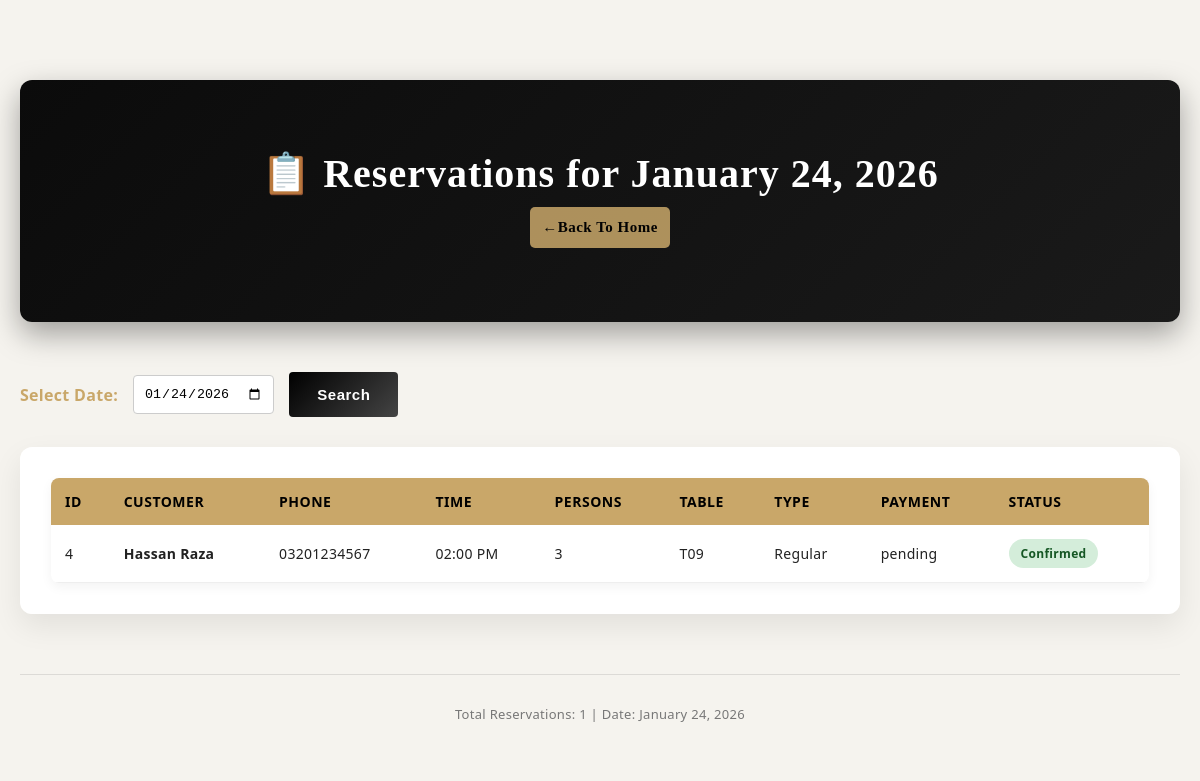
The app's page /view_reservations.php?date=2026-01-24 with its own data.
### tables this page shows
CREATE TABLE IF NOT EXISTS reservations (
    reservation_id INT PRIMARY KEY AUTO_INCREMENT,
    customer_name VARCHAR(100) NOT NULL,
    phone VARCHAR(15) NOT NULL,
    email VARCHAR(100),
    booking_date TIMESTAMP DEFAULT CURRENT_TIMESTAMP,
    visit_date DATE NOT NULL,
    visit_time TIME NOT NULL,
    number_of_persons INT NOT NULL,
    table_no VARCHAR(10) NOT NULL,
    table_type VARCHAR(20) NOT NULL,
    occasion VARCHAR(50),
    special_request TEXT,
    advance_paid DECIMAL(10,2) DEFAULT 0,
    payment_status ENUM('pending', 'paid', 'partial') DEFAULT 'pending',
    booking_source VARCHAR(50),
    status ENUM('pending', 'confirmed', 'cancelled', 'seated') DEFAULT 'pending',
    cancelled_reason TEXT,
    notes TEXT,
    created_by VARCHAR(50)
);

### view_reservations.php (the view, shortened to what this page needs)
<?php
$selected_date = $_GET['date'] ?? date('Y-m-d');
$reservations = [];
$sql = "SELECT * FROM reservations WHERE visit_date = ? ORDER BY visit_time";
$stmt = mysqli_prepare($conn, $sql);
mysqli_stmt_bind_param($stmt, "s", $selected_date);
mysqli_stmt_execute($stmt);
$result = mysqli_stmt_get_result($stmt);
while ($row = mysqli_fetch_assoc($result)) {
    $reservations[] = $row;
}
?>
<!DOCTYPE html>
<html lang="en">
<head>
    <link rel="stylesheet" href="style.css">
</head>
<body>
    <div class="container">
        <div class="header">
            <h1>
                📋 Reservations for <?php
                    echo date('F j, Y', strtotime($selected_date));
                ?>
            </h1>
            <p><a href="index.php" class="action-btn">←Back To Home</a></p>
        </div>
        <div class="date-filter">
            <form method="GET" action="">
                <label for="date" style="color: #c9a769; font-weight: bold;">
                    Select Date:
                </label>
                <input type="date" id="date" name="date"
                       value="<?php echo $selected_date; ?>">
                <button type="submit" class="search-btn">Search</button>
            </form>
        </div>
        <div class="reservations-table">
            <?php if (empty($reservations)): ?>
                <div style="padding: 40px; text-align: center; color: #666;">
                    <h3>No reservations found for this date.</h3>
                </div>
            <?php else: ?>
                <table>
                    <thead>
                        <tr>
                            <th>ID</th>
                            <th>Customer</th>
                            <th>Phone</th>
                            <th>Time</th>
                            <th>Persons</th>
                            <th>Table</th>
                            <th>Type</th>
                            <th>Payment</th>
                            <th>Status</th>
                        </tr>
                    </thead>
                    <tbody>
                        <?php foreach ($reservations as $reservation): ?>
                        <tr>
                            <td><?php echo $reservation['reservation_id']; ?></td>
                            <td>
                                <strong>
                                    <?php echo htmlspecialchars($reservation['customer_name']); ?>
                                </strong>
                            </td>
                            <td><?php echo htmlspecialchars($reservation['phone']); ?></td>
                            <td>
                                <?php
                                    echo date('h:i A', strtotime($reservation['visit_time']));
                                ?>
                            </td>
                            <td><?php echo $reservation['number_of_persons']; ?></td>
                            <td><?php echo $reservation['table_no']; ?></td>
                            <td><?php echo $reservation['table_type']; ?></td>
                            <td><?php echo $reservation['payment_status']; ?></td>
                            <td>
                                <span class="status <?php echo $reservation['status']; ?>">
                                    <?php echo ucfirst($reservation['status']); ?>
                                </span>
                            </td>
                        </tr>
                        <?php endforeach; ?>
                    </tbody>
                </table>
            <?php endif; ?>
        </div>
        <div class="footer">
            <p>
                Total Reservations: <?php
                    echo count($reservations);
                ?> |
                Date: <?php
                    echo date('F j, Y', strtotime($selected_date));
                ?>
            </p>
        </div>
    </div>
</body>
</html>

### style.css (style rules this page uses)
:root { --primary-dark: #1c1c1c; --secondary-dark: #2a2a2a; --gold-accent: #c9a769; --gold-accent-2: #c9a24d; --light-bg: #f5f3ee; --text-muted: #777; --white: #ffffff; --success-green: #d4edda; --success-text: #155724; --warning-yellow: #fff3cd; --warning-text: #856404; --danger-red: #f8d7da; --danger-text: #721c24; }
* { margin: 0; padding: 0; box-sizing: border-box; }
body { font-family: "Poppins", "Segoe UI", sans-serif; background-color: var(--light-bg); color: #222; letter-spacing: 0.3px; min-height: 100vh; }
.container { max-width: 1200px; margin: 60px auto; padding: 20px; }
.form-container, .project-info, .reservations-table, .customer-list-container, .settings-container, .login-container, .card, .stat-card { background: rgba(255, 255, 255, 0.95); backdrop-filter: blur(6px); border-radius: 12px; padding: 30px; box-shadow: 0 12px 30px rgba(0, 0, 0, 0.08); border: 1px solid rgba(255, 255, 255, 0.2); }
.header { position: relative; padding: 70px 30px; margin-bottom: 50px; text-align: center; background: linear-gradient(135deg, #0b0b0b, #1a1a1a); color: var(--white); border-radius: 12px; box-shadow: 0 12px 30px rgba(0, 0, 0, 0.35); font-family: "Playfair Display", serif; letter-spacing: 1px; overflow: hidden; }
.header::before { content: ""; position: absolute; top: 0; left: -120%; width: 60%; height: 100%; background: rgba(255, 255, 255, 0.08); transform: skewX(-90deg); }
.header h1 { position: relative; z-index: 1; font-size: clamp(28px, 4vw, 40px); font-weight: 600; margin-bottom: 10px; transition: color 0.3s ease, transform 0.3s ease; }
.header p { position: relative; z-index: 1; font-size: 15px; opacity: 0.85; letter-spacing: 0.5px; }
.btn-submit, .search-btn, .action-btn, .nav-btn { display: inline-block; padding: 14px 28px; background: linear-gradient(135deg, #000, #444); color: var(--white); font-size: 15px; font-weight: 600; border: none; border-radius: 4px; cursor: pointer; text-decoration: none; text-align: center; letter-spacing: 0.5px; transition: all 0.3s ease; position: relative; overflow: hidden; }
.btn-submit::after, .action-btn::after { content: ""; position: absolute; top: 0; left: -100%; width: 50%; height: 100%; background: rgba(255, 255, 255, 0.3); transform: skewX(-20deg); }
.action-btn { background: var(--gold-accent); color: #000; padding: 12px; border: none; border-radius: 5px; text-decoration: none; text-align: center; font-weight: bold; transition: all 0.3s ease; }
.reservations-table table, .customer-list-container table { width: 100%; border-collapse: collapse; background: var(--white); border-radius: 8px; overflow: hidden; box-shadow: 0 4px 12px rgba(0, 0, 0, 0.05); }
.reservations-table th, .customer-list-container th { background-color: var(--gold-accent); color: #000; padding: 14px; font-size: 14px; text-align: left; font-weight: 600; text-transform: uppercase; letter-spacing: 0.5px; }
.reservations-table td, .customer-list-container td { padding: 14px; font-size: 14px; border-bottom: 1px solid #eee; }
.status { padding: 6px 12px; border-radius: 20px; font-size: 12px; font-weight: 600; display: inline-block; min-width: 80px; text-align: center; }
.status.confirmed { background-color: var(--success-green); color: var(--success-text); }
.date-filter { display: flex; gap: 15px; margin-bottom: 30px; align-items: center; flex-wrap: wrap; }
.date-filter form { display: flex; gap: 15px; align-items: center; }
.date-filter label { color: var(--gold-accent); font-weight: bold; white-space: nowrap; }
.date-filter input[type="date"] { padding: 10px; border: 1px solid #ccc; border-radius: 4px; background: var(--white); }
.footer { text-align: center; padding: 30px 0; font-size: 13px; color: var(--text-muted); margin-top: 60px; border-top: 1px solid rgba(0, 0, 0, 0.1); }
.form-container, .project-info, .reservations-table, .customer-list-container, .settings-container, .login-container { animation: fadeIn 0.5s ease-out; }

### records on screen
reservations: reservation_id "4", customer_name "Hassan Raza", phone "03201234567", visit_time "02:00 PM", number_of_persons "3", table_no "T09", table_type "Regular", payment_status "pending", status "Confirmed"

### other values on screen
count($reservations) "1"
